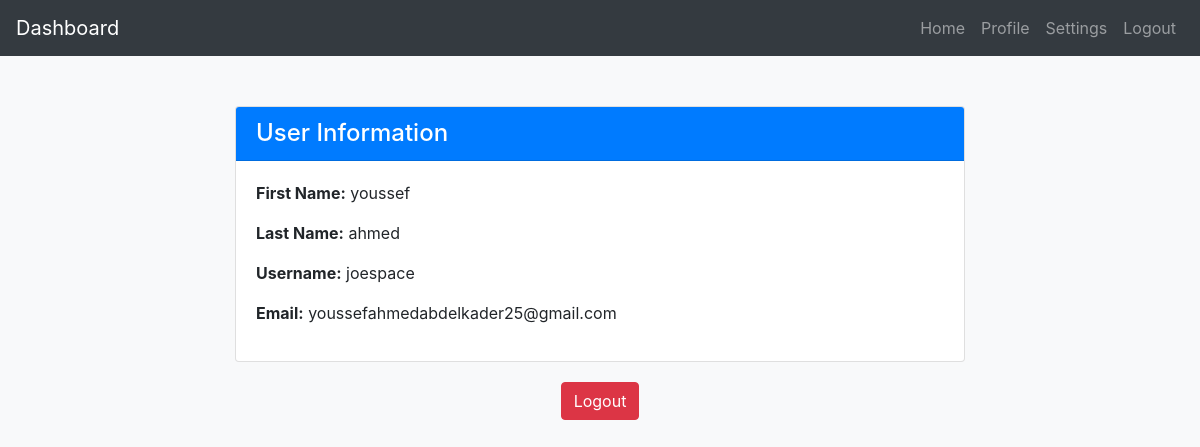
Screenshot of /dashboard (signed in) with the database file from the repository.
### models/user.py (models this page shows, shortened)
class User(db.Model):
    id = db.Column(db.String(32), primary_key=True, default=lambda: uuid4().hex)
    fname = db.Column(db.String(100), nullable=False)
    lname = db.Column(db.String(100), nullable=False)
    username = db.Column(db.String(100), unique=True, nullable=False)
    email = db.Column(db.String(100), unique=True, nullable=False)
    password = db.Column(db.String(100), nullable=False)
    created_at = db.Column(db.DateTime(timezone=True), default=func.now())
    updated_at = db.Column(db.DateTime(timezone=True), onupdate=func.now())
    carts = db.relationship('Cart', back_populates='user')

### views/dashboard.py (the view)
@dashboard.route('/dashboard', methods=['GET'])
def dashboard_view():
    if 'email' in session:
        user = User.query.filter_by(email=session['email']).first()
        return render_template('dashboard.html', user=user)
    else:
        return render_template('login.html')

### templates/dashboard.html (shortened to what this page needs)
<!DOCTYPE html>
<html lang="en">
<head>
  <link rel="stylesheet" href="https://cdn.jsdelivr.net/npm/bootstrap@4.6.2/dist/css/bootstrap.min.css">
</head>
<body>
<nav class="navbar navbar-expand-lg navbar-dark bg-dark">
  <a class="navbar-brand" href="#">Dashboard</a>
  <div class="collapse navbar-collapse" id="navbarNav">
    <ul class="navbar-nav ml-auto">
      <li class="nav-item">
        <a class="nav-link" href="#">Home</a>
      </li>
      <li class="nav-item">
        <a class="nav-link" href="#">Profile</a>
      </li>
      <li class="nav-item">
        <a class="nav-link" href="#">Settings</a>
      </li>
      <li class="nav-item">
        <a class="nav-link" href="/logout">Logout</a>
      </li>
    </ul>
  </div>
</nav>
<div class="container dashboard-container">
  <div class="row justify-content-center">
    <div class="col-md-8">
      <div class="card">
        <div class="card-header bg-primary text-white">
          <h4 class="mb-0">User Information</h4>
        </div>
        <div class="card-body">
          <p><b>First Name:</b> {{ user.fname }}</p>
          <p><b>Last Name:</b> {{ user.lname }}</p>
          <p><b>Username:</b> {{ user.username }}</p>
          <p><b>Email:</b> {{ user.email }}</p>
        </div>
      </div>
      <div class="text-center">
        <a href="/logout" class="btn btn-danger">Logout</a>
      </div>
    </div>
  </div>
</div>
</body>
</html>

### templates/dashboard.html (style rules this page uses)
body { background-color: #f8f9fa; }
.dashboard-container { margin-top: 50px; }
.card { margin-bottom: 20px; }

### rows the page displays
User: fname "youssef", lname "ahmed", username "joespace", email "youssefahmedabdelkader25@gmail.com"
